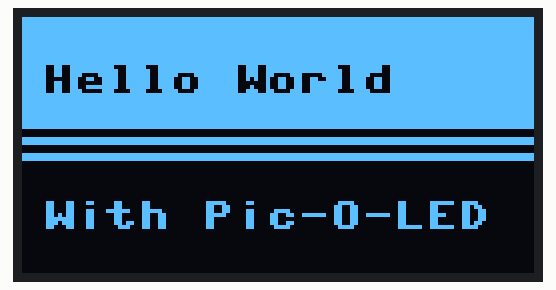
The program below on a simulated Raspberry Pi Pico running MicroPython. Shown: 128×64 one-colour display.

Above: at 0.2 s.

The program:

test.py
```python
from machine import Pin
from picoled import OLED_1inch3
from time import sleep

# init oled
DC, RST, MOSI, SCK, CS = 8, 12, 11, 10, 9
OLED = OLED_1inch3(DC, RST, MOSI, SCK, CS)
keyA = Pin(15,Pin.IN,Pin.PULL_UP)
keyB = Pin(17,Pin.IN,Pin.PULL_UP)
BLACK=0x0000
WHITE=0xffff

def welcome():
    OLED.fill(BLACK)
    OLED.fill_rect(0,0,128,32,OLED.white)
    OLED.text("Hello World",5,12,OLED.black)
    OLED.fill_rect(0,28,128,2,OLED.black)

    OLED.fill_rect(0,34,128,2,OLED.white)
    OLED.text("With Pic-O-LED",5,46,OLED.white)


if __name__=='__main__':


    while(1):
        if keyA.value() == 0 and keyB.value() == 0:
            OLED.fill(BLACK)
            OLED.text("DOUBLE KILL :)",5,28,OLED.white)
        elif keyA.value() == 0:
            OLED.text("A",119,2,OLED.black)
        elif keyB.value() == 0:
            OLED.text("B",119,2,OLED.black)
        else:
            OLED.fill_rect(119,0,128,10,OLED.white)
            welcome()
        OLED.show()

    sleep(1)
```

picoled.py
```python
from machine import Pin, SPI
import framebuf
import time

#DC = 8
#RST = 12
#MOSI = 11
#SCK = 10
#CS = 9

class OLED_1inch3(framebuf.FrameBuffer):
    def __init__(self, DC, RST, MOSI, SCK, CS):
        self.width = 128
        self.height = 64

        self.cs = Pin(CS,Pin.OUT)
        self.rst = Pin(RST,Pin.OUT)

        self.cs(1)
        self.spi = SPI(1)
        self.spi = SPI(1,2000_000)
        self.spi = SPI(1,20000_000,polarity=0, phase=0,sck=Pin(SCK),mosi=Pin(MOSI),miso=None)
        self.dc = Pin(DC,Pin.OUT)
        self.dc(1)
        self.buffer = bytearray(self.height * self.width // 8)
        super().__init__(self.buffer, self.width, self.height, framebuf.MONO_HMSB)
        self.init_display()

        self.white =   0xffff
        self.black =   0x0000

    def write_cmd(self, cmd):
        self.cs(1)
        self.dc(0)
        self.cs(0)
        self.spi.write(bytearray([cmd]))
        self.cs(1)

    def write_data(self, buf):
        self.cs(1)
        self.dc(1)
        self.cs(0)
        self.spi.write(bytearray([buf]))
        self.cs(1)

    def init_display(self):
        """Initialize dispaly"""
        self.rst(1)
        time.sleep(0.001)
        self.rst(0)
        time.sleep(0.01)
        self.rst(1)

        self.write_cmd(0xAE)#turn off OLED display

        self.write_cmd(0x00)   #set lower column address
        self.write_cmd(0x10)   #set higher column address

        self.write_cmd(0xB0)   #set page address

        self.write_cmd(0xdc)    #et display start line
        self.write_cmd(0x00)
        self.write_cmd(0x81)    #contract control
        self.write_cmd(0x6f)    #128
        self.write_cmd(0x21)    # Set Memory addressing mode (0x20/0x21) #

        self.write_cmd(0xa0)    #set segment remap
        self.write_cmd(0xc0)    #Com scan direction
        self.write_cmd(0xa4)   #Disable Entire Display On (0xA4/0xA5)

        self.write_cmd(0xa6)    #normal / reverse
        self.write_cmd(0xa8)    #multiplex ratio
        self.write_cmd(0x3f)    #duty = 1/64

        self.write_cmd(0xd3)    #set display offset
        self.write_cmd(0x60)

        self.write_cmd(0xd5)    #set osc division
        self.write_cmd(0x41)

        self.write_cmd(0xd9)    #set pre-charge period
        self.write_cmd(0x22)

        self.write_cmd(0xdb)    #set vcomh
        self.write_cmd(0x35)

        self.write_cmd(0xad)    #set charge pump enable
        self.write_cmd(0x8a)    #Set DC-DC enable (a=0:disable; a=1:enable)
        self.write_cmd(0XAF)
    def show(self):
        self.write_cmd(0xb0)
        for page in range(0,64):
            self.column = 63 - page
            self.write_cmd(0x00 + (self.column & 0x0f))
            self.write_cmd(0x10 + (self.column >> 4))
            for num in range(0,16):
                self.write_data(self.buffer[page*16+num])
```
